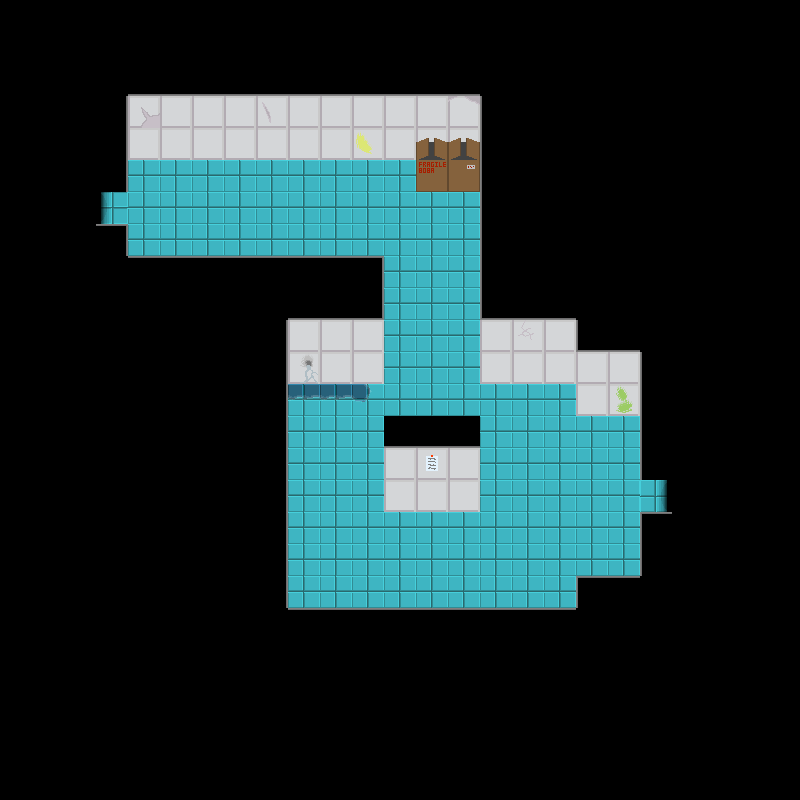

Tiled map render using the project's own tile images. Description and the map definition, with tile-layer contents summarised, below:
An orthogonal 25x25 tile map with 32x32 px tiles, 5 tile layers (backgroundLayer, wallLayer, objectLayer, objectAboveLayer, ...), 2 tilesets and 2 objects.

<map version="1.2" tiledversion="1.2.3" orientation="orthogonal" renderorder="right-down" width="25" height="25" tilewidth="32" tileheight="32" infinite="0" nextlayerid="7" nextobjectid="3">
 <tileset firstgid="1" name="floor1tiles" tilewidth="32" tileheight="32" tilecount="81" columns="9">
  <image source="../../assets/Floor 1/Floors/f1spritesheet.png" width="288" height="288" />
  <tile id="21">
   <properties>
    <property name="door" value="down" />
   </properties>
  </tile>
  <tile id="22">
   <properties>
    <property name="door" value="left" />
   </properties>
  </tile>
  <tile id="23">
   <properties>
    <property name="door" value="right" />
   </properties>
  </tile>
  <tile id="24">
   <properties>
    <property name="door" value="up" />
   </properties>
  </tile>
 </tileset>
 <tileset firstgid="82" name="objects" tilewidth="32" tileheight="32" tilecount="20" columns="4">
  <image source="../../assets/Floor 1/Floors/objspritesheet.png" width="128" height="160" />
 </tileset>
 <layer id="1" name="backgroundLayer" width="25" height="25">
  <data>[625 cells, 625 non-empty, 6 distinct tile ids]</data>
 </layer>
 <layer id="2" name="wallLayer" width="25" height="25">
  <data>[625 cells, 119 non-empty, 17 distinct tile ids]</data>
 </layer>
 <layer id="3" name="objectLayer" width="25" height="25">
  <data>[625 cells, 2 non-empty, 2 distinct tile ids]</data>
 </layer>
 <layer id="4" name="objectAboveLayer" width="25" height="25">
  <data>[625 cells, 2 non-empty, 1 distinct tile ids]</data>
 </layer>
 <objectgroup id="6" name="doorLayer">
  <object id="1" gid="81" x="640" y="512" width="32" height="32">
   <properties>
    <property name="door" value="right" />
   </properties>
  </object>
  <object id="2" gid="81" x="96" y="224" width="32" height="32">
   <properties>
    <property name="door" value="left" />
   </properties>
  </object>
 </objectgroup>
 <layer id="5" name="aboveLayer" width="25" height="25">
  <data>[625 cells, 6 non-empty, 3 distinct tile ids]</data>
 </layer>
</map>
